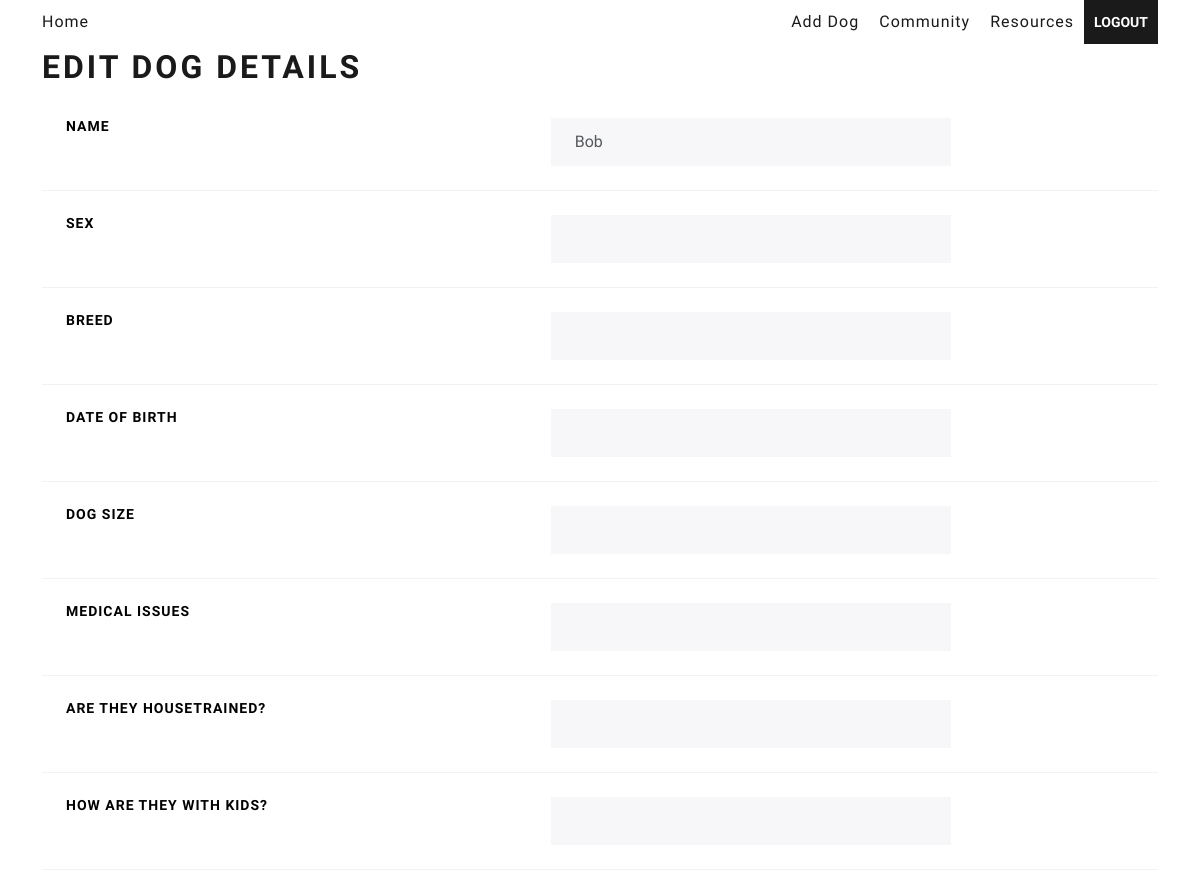
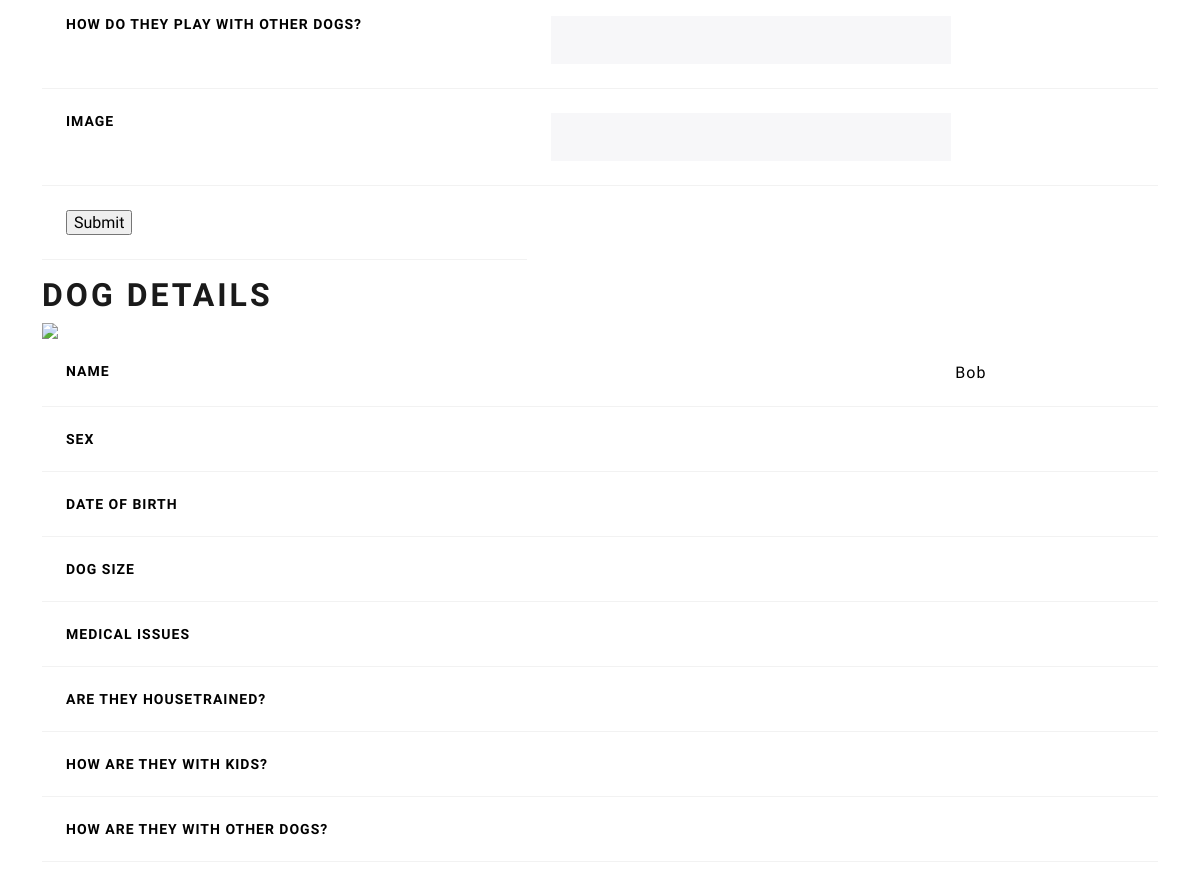
Page /dog/24 (signed in) on the earlier database version (2 pictures, top to bottom).
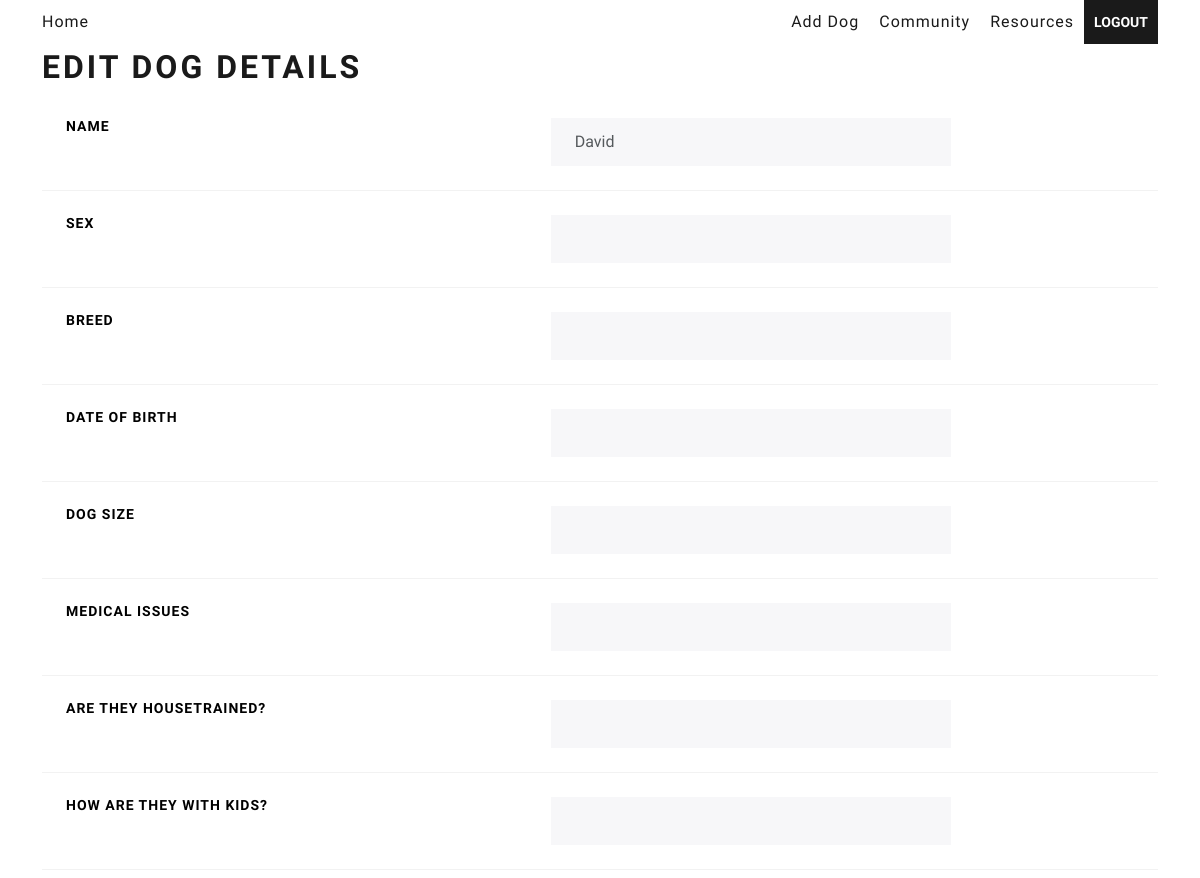
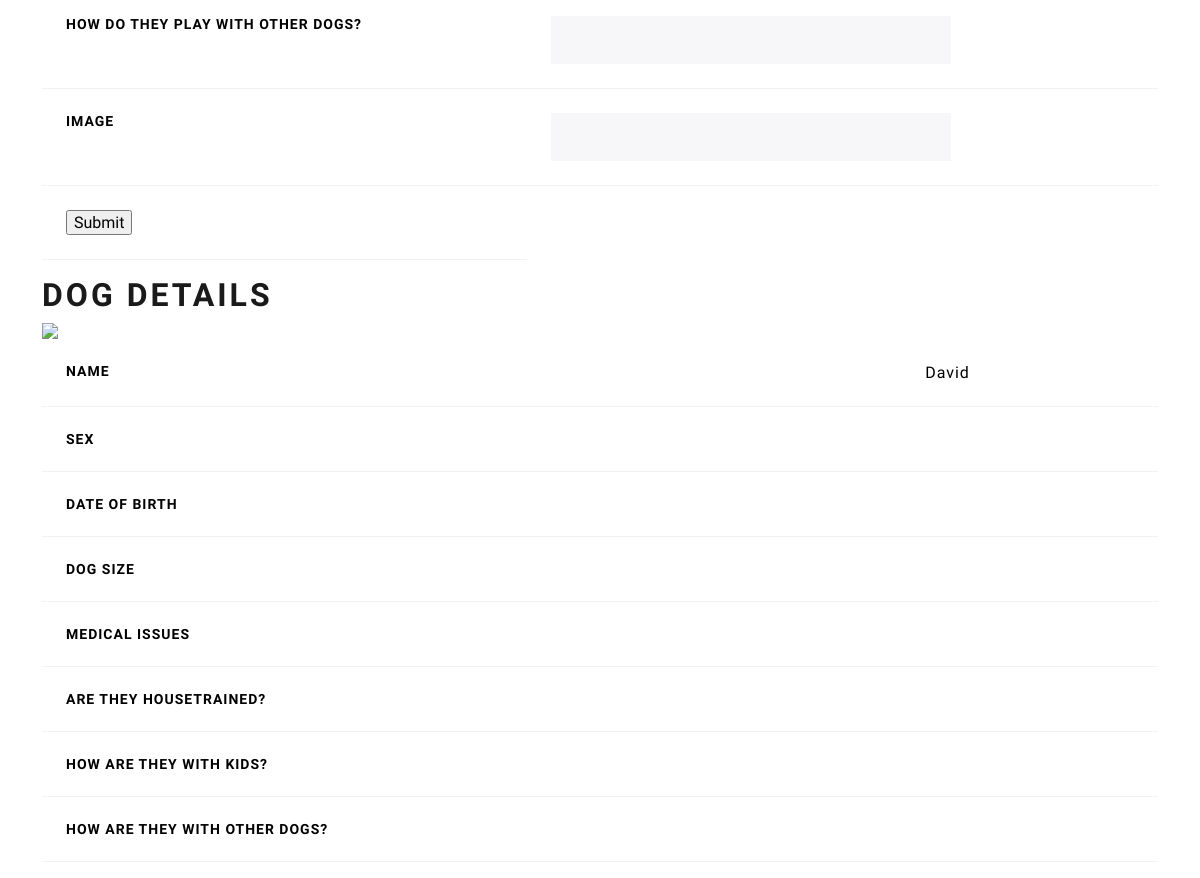
Same page on the later database version (2 pictures, top to bottom).
### app.py (models this page shows)
class Dogmedical(db.Model):
    __tablename__ = 'DogMedical'
    ID = db.Column(db.Integer, primary_key=True)
    TagNumber = db.Column(db.String(128))
    Dated = db.Column(db.String(128))
    Name = db.Column(db.String(128))
    Sex = db.Column(db.String(128))
    Breed = db.Column(db.String(128))
    picture = db.Column(db.String(128))
    DateofBirth = db.Column(db.String(128))
    Status = db.Column(db.String(128))
    Source = db.Column(db.String(128))
    MicrochipNumber = db.Column(db.String(128))
    Type = db.Column(db.String(128))
    VaccinationDate = db.Column(db.String(128))
    VaccPaperworkReceived = db.Column(db.String(128))
    Veterinarian = db.Column(db.String(128))
    SizeAndLbs = db.Column(db.String(128))
    SpayAndNeuterDate = db.Column(db.String(128))
    RabiesTagNumber = db.Column(db.String(128))
    HeartWormTestDate = db.Column(db.String(128))
    HeartwormTestResults = db.Column(db.String(128))
    Heartwormprev = db.Column(db.String(128))
    medicalissues = db.Column(db.String(128))
    Foster = db.Column(db.String(128))
    Phone = db.Column(db.String(128))
    Email = db.Column(db.String(128))

### app.py (the view, shortened to what this page needs)
@app.route('/dog')
@app.route('/dog/<int:id>', methods=['GET', 'POST'])
@login_required
def dog(id):
    try:
        dog = Dogmedical.query.get(id)
        needs = Dogadoptionneeds.query.get(id)
        if not dog:
            flash("This dog does not exist.")
            return redirect(url_for('home'))
        return render_template('dog.html', id=id, dog=dog, needs=needs, isAdmin=session["isAdmin"])
    except Exception as e:
        print(e)
        flash("Something went wrong. Please try again.")
        return redirect(url_for('home'))

### app.py (called while the page is built)
@login_manager.user_loader
def load_user(user_id):
  user = Users.query.get(int(user_id))
  session["isAdmin"] = user.email in admins
  return user

### templates/dog.html (shortened to what this page needs)
<html>
<head>
    <link href="{{ url_for('static', filename='css/bootstrap.min.css') }}" rel="stylesheet">
    <link href="{{ url_for('static', filename='css/style.css') }}" rel="stylesheet">
</head>
<body class="container">
    {% include 'nav.html'%}
    <br>
    <br>
    {% if isAdmin %}
    <h1>Edit dog details</h1>
    <form method="POST" action="/dog/{{id}}">
        <table class="table table-responsive-sm">
            <tr>
               <th>Name</th>
               <td> <input value="{{dog.Name}}" type="text" name="Name" class="form-control dogvalue"></input> </td>
            </tr>
            <tr>
                <th>Sex</th>
                <td> <input value="{{dog.Sex}}" type="text" name="Sex" class="form-control dogvalue"></input> </td>
            </tr>
            <tr>
                <th>Breed</th>
                <td> <input value="{{dog.Breed}}" type="text" name="Breed" class="form-control dogvalue"></input> </td>
            </tr>
            <tr>
                <th>Date of Birth</th>
                <td><input value="{{dog.DateofBirth}}" type="text" name="DateofBirth" class="form-control dogvalue"></input></td>
            </tr>
            <tr>
                <th>Dog Size</th>
                <td><input value="{{dog['SizeAndLbs']}}" type="text" name="SizeAndLbs" class="form-control dogvalue"></input></td>
            </tr>
            <tr>
                <th>Medical issues</th>
                <td><input value="{{dog.medicalissues}}" type="text" name="medicalissues" class="form-control dogvalue"></input></td>
            </tr>
            <tr>
                <th>Are they housetrained?</th>
                <td> <input value="{{needs.Housetrained}}" type="text" name="Housetrained" class="form-control dogvalue"></input> </td>
             </tr>
             <tr>
                <th>How are they with kids?</th>
                <td> <input value="{{needs.Kids}}" type="text" name="Kids" class="form-control dogvalue"></input> </td>
             </tr>
             <tr>
                <th>How do they play with other dogs?</th>
                <td> <input value="{{needs['OtherdogsPlay']}}" type="text" name="OtherdogsPlay" class="form-control dogvalue"></input> </td>
             </tr>
             <tr>
                <th>Image</th>
                <td> <input value="{{dog.picture}}" type="text" name="picture" class="form-control dogvalue"></input> </td>
             </tr>
            <tr>
                <td><input type="submit" value="Submit"></td>
            </tr>
        </table>
    </form>
    {% endif %}
    <h1>Dog Details</h1>
    <img src="https://github.com/IshanKunada/DogFindr/blob/main/static/dogimages/{{id}}.jpg?raw=true" />
    <table class="table table-responsive-sm">
        <tr>
           <th>Name</th>
           <td class="userrow">{{dog.Name}}</td>
        </tr>
        <tr>
            <th>Sex</th>
            <td class="userrow">{{dog.Sex}}</td>
        </tr>
        <tr>
            <th>Date of Birth</th>
            <td class="userrow">{{dog.DateofBirth}}</td>
        </tr>
        <tr>
            <th>Dog Size</th>
            <td class="userrow">{{dog['SizeAndLbs']}}</td>
        </tr>
        <tr>
            <th>Medical issues</th>
            <td class="userrow">{{dog.medicalissues}}</td>
        </tr>
        <tr>
            <th>Are they housetrained?</th>
            <td class="userrow">{{needs.Housetrained}}</td>
        </tr>
        <tr>
            <th>How are they with kids?</th>
            <td class="userrow">{{needs.Kids}}</td>
        </tr>
        <tr>
            <th>How are they with other dogs?</th>
            <td class="userrow">{{needs['OtherdogsPlay']}}</td>
        </tr>
    </table>
</body>
</html>

Differences in the rows shown:
changed Dogmedical: Name "Bob" → "David"
